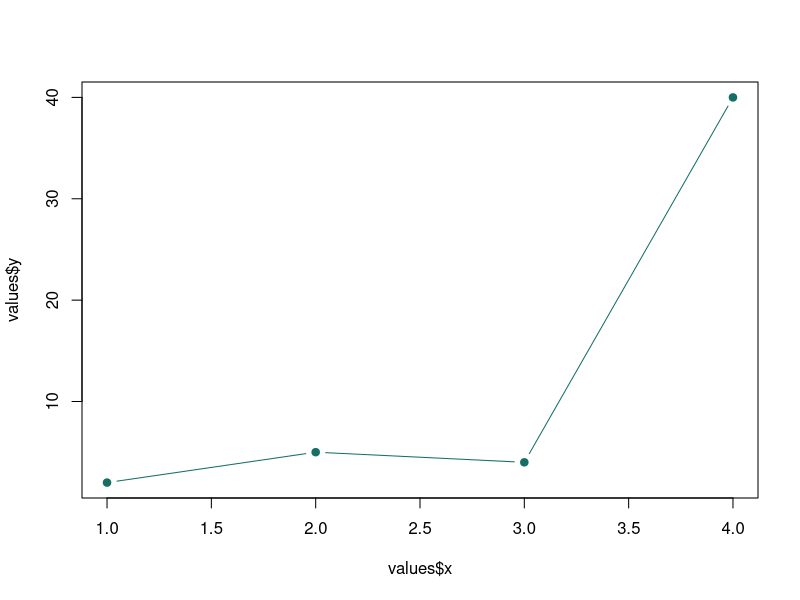

This figure's R source:
## ---- chunk 1
#| label: fig-values
#| echo: false
#| dev: svg
values <- read.csv("data.csv")
plot(values$x, values$y, type="b", col="#156f65", pch=19)
